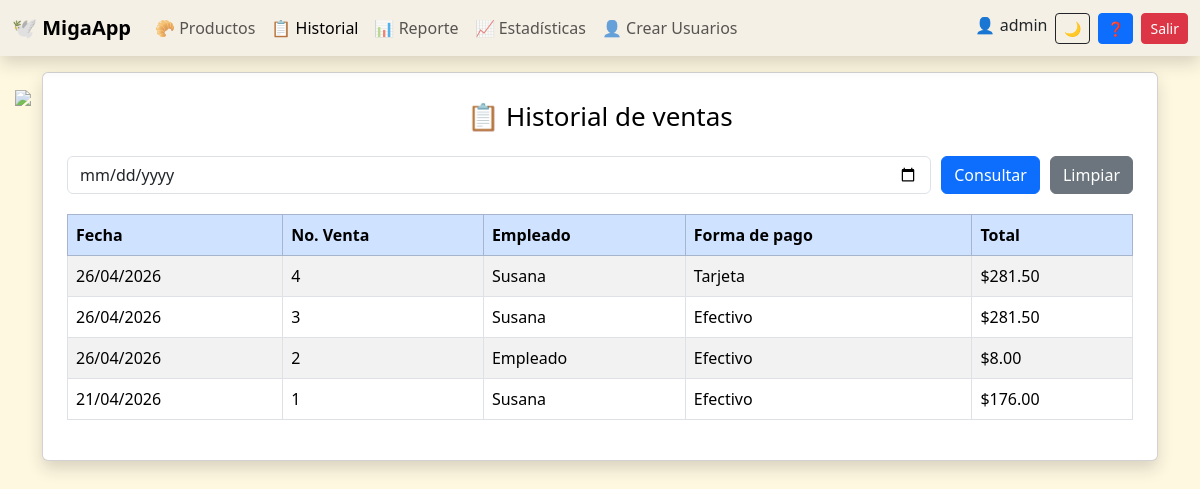
/historial_ventas.php (signed in), run on the app's committed database.
### tables this page shows
CREATE TABLE `ventas` (
  `id_venta` int NOT NULL AUTO_INCREMENT,
  `fecha` datetime DEFAULT CURRENT_TIMESTAMP,
  `id_usuario` int NOT NULL,
  `total` decimal(10,2) NOT NULL,
  `forma_pago` enum('Efectivo','Tarjeta','Transferencia') NOT NULL,
  PRIMARY KEY (`id_venta`),
  KEY `id_usuario` (`id_usuario`),
  CONSTRAINT `ventas_ibfk_1` FOREIGN KEY (`id_usuario`) REFERENCES `usuarios` (`id_usuario`)
);

CREATE TABLE `usuarios` (
  `id_usuario` int NOT NULL AUTO_INCREMENT,
  `nombre` varchar(50) NOT NULL,
  `usuario` varchar(50) NOT NULL,
  `clave` varchar(255) NOT NULL,
  `tipo` enum('admin','empleado') NOT NULL,
  PRIMARY KEY (`id_usuario`),
  UNIQUE KEY `usuario` (`usuario`)
);

### MySQLAux.php (called while the page is built, shortened)
<?php
class MySQLAux {
    public function __construct($server, $db, $usr, $pass) {
        $this->server = $server;
        $this->db = $db;
        $this->usr = $usr;
        $this->pass = $pass;
        $connectionString = "mysql:host={$this->server};dbname={$this->db};charset=utf8mb4";
        try {
            $this->conn = new PDO($connectionString, $this->usr, $this->pass);
        } catch (PDOException $e) {
            die("❌ Error de conexión: " . $e->getMessage());
        }
    }
}

### historial_ventas.php (the view, shortened to what this page needs)
<?php
require_once "MySQLAux.php";
$mysql = new MySQLAux("localhost","pruebas","root","root");
$fecha = $_GET["fecha"] ?? "";
$id_usuario = $_SESSION["usuario_id"];
$esAdmin = $_SESSION["tipo_usuario"] === "admin";
if($fecha != ""){
    if($esAdmin){
        $query = "SELECT v.id_venta, v.total, v.fecha,
                         u.nombre AS empleado, v.forma_pago
                  FROM ventas v
                  JOIN usuarios u ON v.id_usuario = u.id_usuario
                  WHERE DATE(v.fecha) = ?
                  ORDER BY v.fecha DESC";
        $stmt = $mysql->conn->prepare($query);
        $stmt->execute([$fecha]);
    } else {
        $query = "SELECT v.id_venta, v.total, v.fecha,
                         u.nombre AS empleado, v.forma_pago
                  FROM ventas v
                  JOIN usuarios u ON v.id_usuario = u.id_usuario
                  WHERE DATE(v.fecha) = ? AND v.id_usuario = ?
                  ORDER BY v.fecha DESC";
        $stmt = $mysql->conn->prepare($query);
        $stmt->execute([$fecha, $id_usuario]);
    }
} else {
    if($esAdmin){
        $query = "SELECT v.id_venta, v.total, v.fecha,
                         u.nombre AS empleado, v.forma_pago
                  FROM ventas v
                  JOIN usuarios u ON v.id_usuario = u.id_usuario
                  ORDER BY v.fecha DESC";
        $stmt = $mysql->conn->prepare($query);
        $stmt->execute();
    }
}
$ventas = $stmt->fetchAll(PDO::FETCH_ASSOC);
?>
<!DOCTYPE html>
<html lang="es">
<head>
<link href="https://cdn.jsdelivr.net/npm/bootstrap@5.3.6/dist/css/bootstrap.min.css" rel="stylesheet">
</head>
<body class="<?= $_SESSION['tema']; ?>">
<nav class="navbar navbar-expand-lg navbar-custom fixed-top shadow">
<div class="container-fluid">
<a class="navbar-brand fw-bold">🕊️ MigaApp</a>
<ul class="navbar-nav me-auto">
<?php if($_SESSION["tipo_usuario"] == "admin"): ?>
<li class="nav-item"><a class="nav-link" href="soloadmin.php">🥐 Productos</a></li>
<li class="nav-item"><a class="nav-link active" href="historial_ventas.php">📋 Historial</a></li>
<li class="nav-item"><a class="nav-link" href="reporte_ventas.php">📊 Reporte</a></li>
<li class="nav-item"><a class="nav-link" href="estadisticas.php">📈 Estadísticas</a></li>
<li class="nav-item"><a class="nav-link" href="crear_usuario.php">👤 Crear Usuarios</a></li>
<?php else: ?>
<li class="nav-item"><a class="nav-link" href="solousuario.php">💰 Registrar venta</a></li>
<li class="nav-item"><a class="nav-link active" href="historial_ventas.php">📋 Historial</a></li>
<li class="nav-item"><a class="nav-link" href="estadisticase.php">📈 Mis Estadísticas</a></li>
<?php endif; ?>
</ul>
<div class="d-flex gap-2">
<span>👤 <?= $_SESSION['usuario']; ?></span>
<button class="btn btn-outline-dark btn-sm" onclick="cambiarTema()">🌙</button>
<button class="btn btn-primary btn-sm" data-bs-toggle="modal" data-bs-target="#ayuda">❓</button>
<a href="logout.php" class="btn btn-danger btn-sm">Salir</a>
</div>
</div>
</nav>
<div class="container mt-5 pt-4">
<div class="card p-4 shadow">
<div class="titulo">📋 Historial de ventas</div>
<form method="GET" class="filtro">
<input type="date" name="fecha" value="<?= $fecha ?>" class="form-control">
<button class="btn btn-primary">Consultar</button>
<a href="historial_ventas.php" class="btn btn-secondary">Limpiar</a>
</form>
<table class="table table-bordered table-striped">
<thead class="table-primary">
<tr>
<th>Fecha</th>
<th>No. Venta</th>
<?php if($esAdmin): ?>
<th>Empleado</th>
<?php endif; ?>
<th>Forma de pago</th>
<th>Total</th>
</tr>
</thead>
<tbody>
<?php if(!empty($ventas)): ?>
<?php foreach($ventas as $v): ?>
<tr>
<td><?= date("d/m/Y", strtotime($v["fecha"])) ?></td>
<td><?= $v["id_venta"] ?></td>
<?php if($esAdmin): ?>
<td><?= htmlspecialchars($v["empleado"]) ?></td>
<?php endif; ?>
<td><?= $v["forma_pago"] ?></td>
<td>$<?= number_format($v["total"],2) ?></td>
</tr>
<?php endforeach; ?>
<?php else: ?>
<tr><td colspan="5">No hay ventas</td></tr>
<?php endif; ?>
</tbody>
</table>
</div>
</div>
</body>
</html>

### historial_ventas.php (style rules this page uses)
body { background-color:#fff8e1; }
.navbar-custom { background:#f5f0e6; }
.container, .card { position:relative; z-index:2; }
.titulo { text-align:center; font-size:26px; margin-bottom:20px; color:#000; }
.filtro { display:flex; justify-content:center; gap:10px; margin-bottom:20px; }
.table { background:#fff; color:#000; }

### data on the page
ventas: fecha "26/04/2026", id_venta "4", id_usuario.nombre "Susana", forma_pago "Tarjeta", total "281.50"
ventas: fecha "26/04/2026", id_venta "3", id_usuario.nombre "Susana", forma_pago "Efectivo", total "281.50"
ventas: fecha "26/04/2026", id_venta "2", id_usuario.nombre "Empleado", forma_pago "Efectivo", total "8.00"
ventas: fecha "21/04/2026", id_venta "1", id_usuario.nombre "Susana", forma_pago "Efectivo", total "176.00"

### other printed values
$_SESSION['usuario'] "admin"
